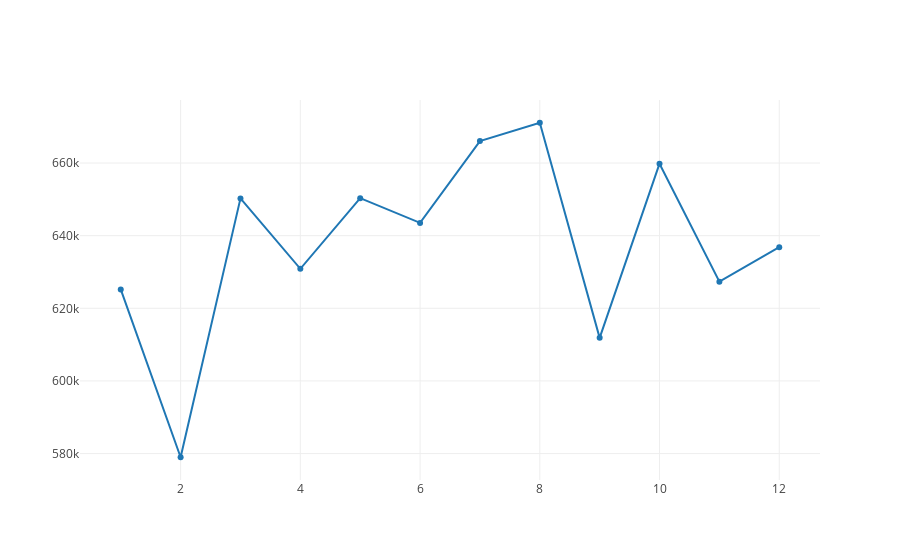

The code cell stored with this chart in its notebook:
### Code cell
fig_data = [go.Scatter(
        x=df1['Month'], 
        y=df1['Flights']
    )]

fig = go.Figure(data = fig_data)
iplot(fig)

### Figure 1 — Plotly figure (JSON) as saved in the notebook; plotly's stock layout.template omitted (floating-point values rounded to 4 significant figures)
{"data": [{"type": "scatter", "x": [1, 2, 3, 4, 5, 6, 7, 8, 9, 10, 11, 12], "y": [625200.0, 579000.0, 650300.0, 630900.0, 650300.0, 643500.0, 666000.0, 671100.0, 611900.0, 659800.0, 627300.0, 636800.0]}], "layout": {}}
